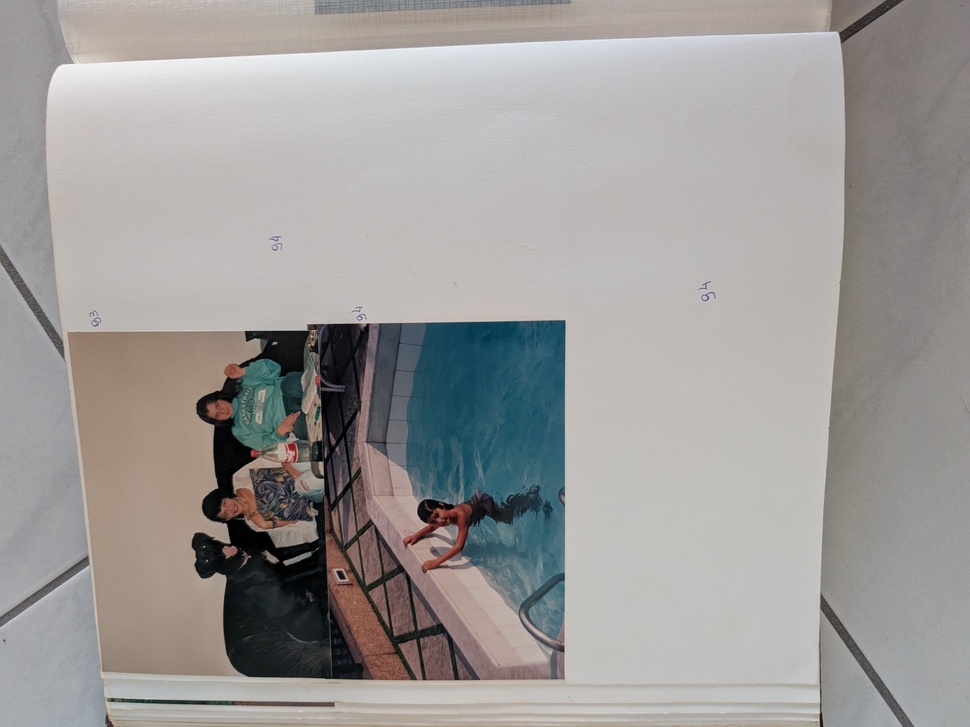
#> input picture data/golden_fixtures/page_03.jpg, 970 x 727 px, shrunk from 2560 x 1920 before the run
$ python -i enhancement.py   (imports and definitions only)   (older library calls are emulated)
#> lines starting #> are read from the running program, lines starting #| are printed output that depends on the picture; after the words box and inside, x2 and y2 are one past the last pixel; in counts of white or black regions, pixels touching at a corner belong together
import cv2
import numpy as np


# [17 lines left out: function prepare_for_cutout, not called in this run]


def recover_flash_highlights(image: np.ndarray) -> tuple[np.ndarray, dict]:
    blown_mask = cv2.inRange(image, np.array([250, 250, 250], dtype=np.uint8), np.array([255, 255, 255], dtype=np.uint8))
    blown_pixels = int(cv2.countNonZero(blown_mask))
    if blown_pixels == 0:
        return image.copy(), {"flash_recovery": False, "blown_pixels": 0}
    kernel = cv2.getStructuringElement(cv2.MORPH_ELLIPSE, (5, 5))
    mask = cv2.dilate(blown_mask, kernel, iterations=1)
    recovered = cv2.inpaint(image, mask, 3, cv2.INPAINT_TELEA)
    return recovered, {"flash_recovery": True, "blown_pixels": blown_pixels, "method": "telea_inpaint"}


def reduce_fold_shadows(image: np.ndarray) -> tuple[np.ndarray, dict]:
    gray = cv2.cvtColor(image, cv2.COLOR_BGR2GRAY)
    gradient_x = cv2.Sobel(gray, cv2.CV_32F, 1, 0, ksize=5)
    gradient_y = cv2.Sobel(gray, cv2.CV_32F, 0, 1, ksize=5)
    gradient = cv2.magnitude(gradient_x, gradient_y)
    threshold = float(np.percentile(gradient, 95))
    fold_mask = (gradient > threshold).astype(np.uint8) * 255
    fold_pixels = int(cv2.countNonZero(fold_mask))
    if fold_pixels == 0:
        return image.copy(), {"fold_removal": False, "fold_pixels": 0}

    blur_layer = cv2.GaussianBlur(image, (25, 25), 0)
    texture = cv2.subtract(image, blur_layer)
    smooth_blur = cv2.GaussianBlur(blur_layer, (25, 25), 0)
    mask_3 = cv2.cvtColor(cv2.GaussianBlur(fold_mask, (15, 15), 0), cv2.COLOR_GRAY2BGR).astype(np.float32) / 255.0
    blended_blur = (smooth_blur.astype(np.float32) * mask_3) + (blur_layer.astype(np.float32) * (1 - mask_3))
    recombined = cv2.add(np.clip(blended_blur, 0, 255).astype(np.uint8), texture)
    return recombined, {"fold_removal": True, "fold_pixels": fold_pixels, "method": "frequency_separation"}


def enhance_photo(image: np.ndarray) -> tuple[np.ndarray, dict]:
    recovered, flash_metadata = recover_flash_highlights(image)
    reduced, fold_metadata = reduce_fold_shadows(recovered)
    return reduced, {**flash_metadata, **fold_metadata}

>>> import cv2
>>> picture = cv2.imread('../../../data/golden_fixtures/page_03.jpg')
#> picture is the input picture: shape (727, 970, 3); mean B, G, R 153.6, 155.3, 157.8
>>> result = enhance_photo(picture)
#> in recover_flash_highlights, `blown_mask = cv2.inRange(image, np.array([250, 250, 250], dtype=np.uin..`:
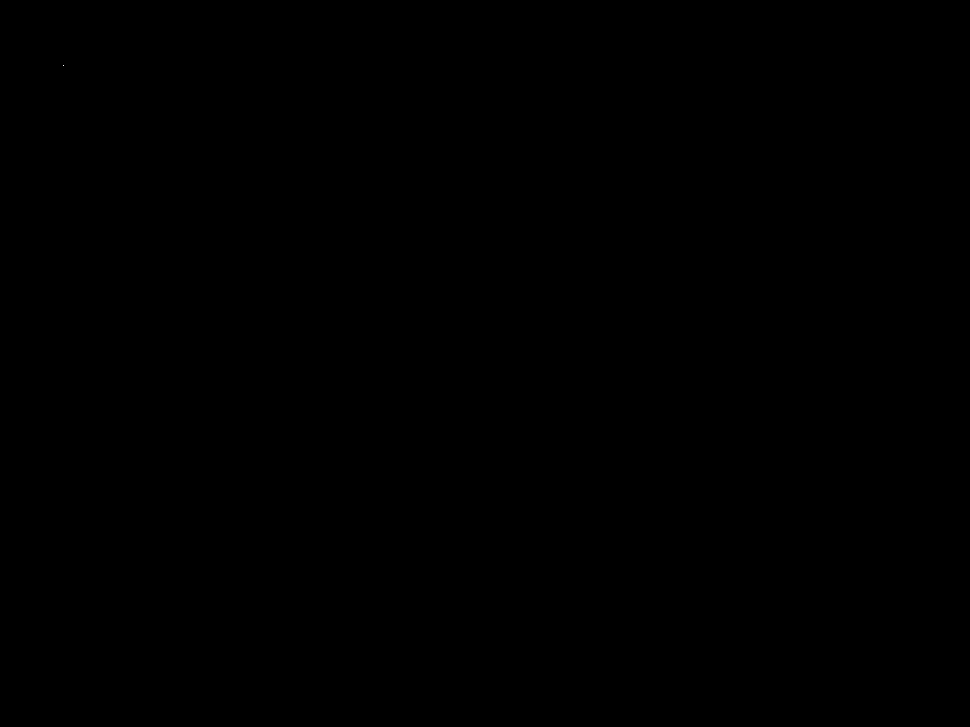
#> blown_mask: shape (727, 970); 0% white in thin lines or dots, all inside (x1, y1, x2, y2) = (63, 65, 64, 66)
#> in recover_flash_highlights, `blown_pixels = int(cv2.countNonZero(blown_mask))`: blown_pixels = 1
#> in enhance_photo, `recovered, flash_metadata = recover_flash_highlights(image)`: flash_metadata = {'flash_recovery': True, 'blown_pixels': 1, 'method': 'telea_inpaint'}
#> in reduce_fold_shadows, `gradient_y = cv2.Sobel(gray, cv2.CV_32F, 0, 1, ksize=5)`:
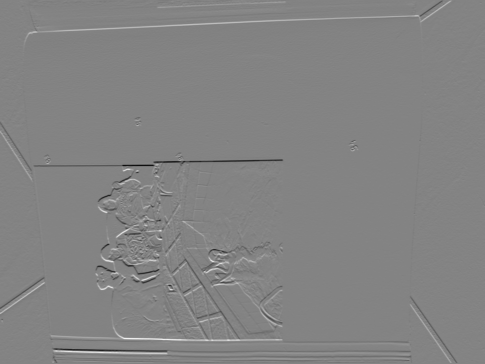
#> gradient_y: shape (727, 970) float32 (shown at 1/2 size); min -8306, max 7811, mean 1.1; drawn with min black and max white
#> in reduce_fold_shadows, `gradient = cv2.magnitude(gradient_x, gradient_y)`:
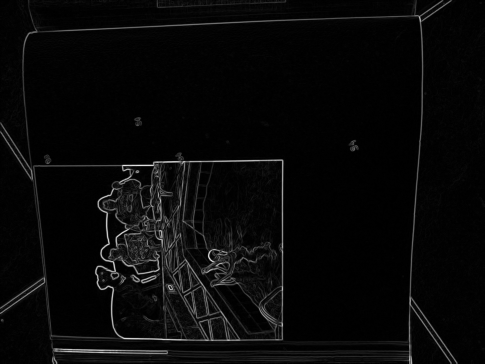
#> gradient: shape (727, 970) float32 (shown at 1/2 size); min 0, max 8306.4, mean 284; drawn with min black and max white
#> in reduce_fold_shadows, `threshold = float(np.percentile(gradient, 95))`: threshold = 1445.9
#> in reduce_fold_shadows, `fold_mask = (gradient > threshold).astype(np.uint8) * 255`:
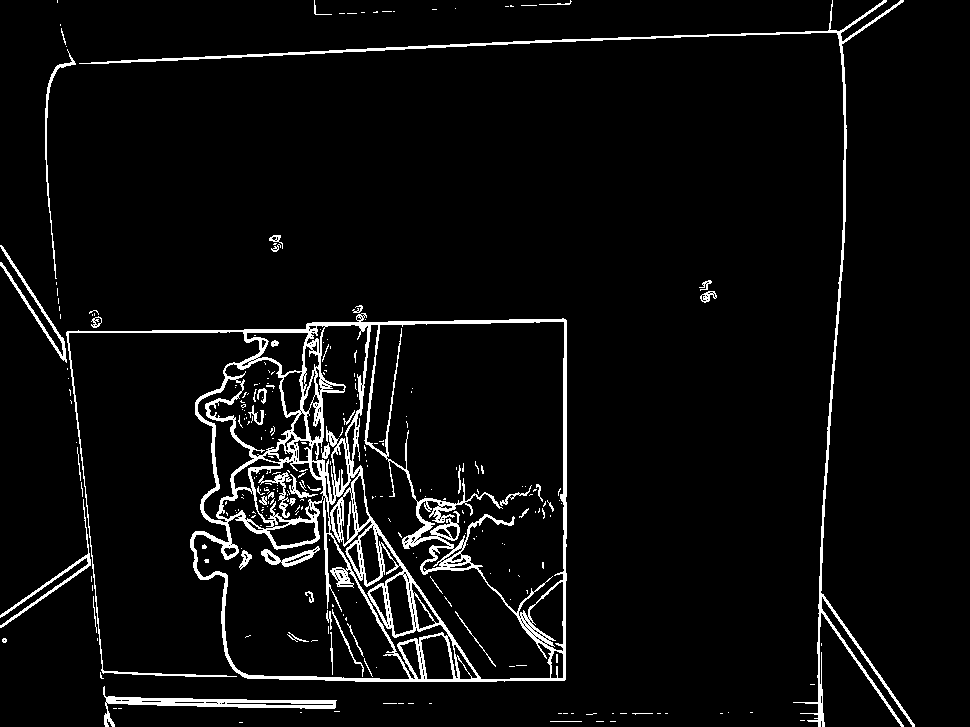
#> fold_mask: shape (727, 970); 5% white; 271 white regions (221 under 20 px), largest, box (x1, y1, x2, y2) and area: (66, 313, 567, 682) 22165, (79, 0, 915, 727) 5318, (103, 686, 337, 727) 1770
#> in reduce_fold_shadows, `fold_pixels = int(cv2.countNonZero(fold_mask))`: fold_pixels = 35260
#> in reduce_fold_shadows, `mask_3 = cv2.cvtColor(cv2.GaussianBlur(fold_mask, (15, 15), 0), cv2.CO..`:
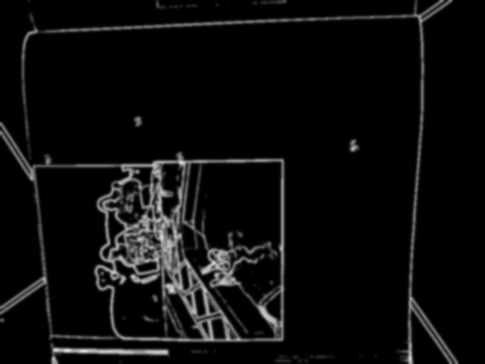
#> mask_3: shape (727, 970, 3) float32 (shown at 1/2 size); min 0, max 0.875, mean 0.05
#> in reduce_fold_shadows, `recombined = cv2.add(np.clip(blended_blur, 0, 255).astype(np.uint8), t..`:
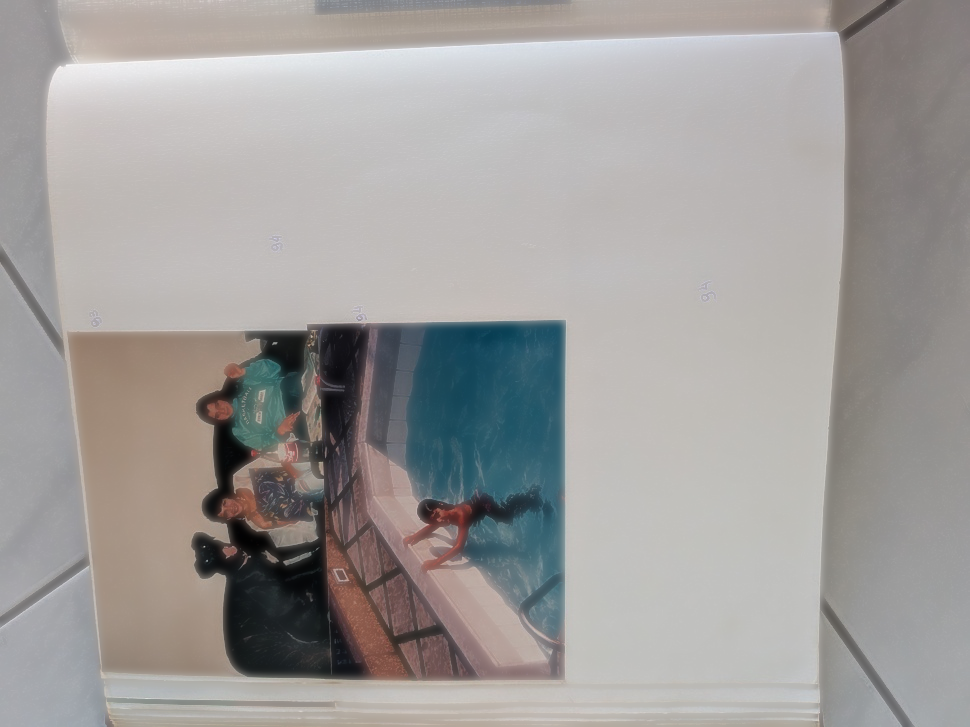
#> recombined: shape (727, 970, 3); mean B, G, R 155.9, 157.5, 160.2
#> in enhance_photo, `reduced, fold_metadata = reduce_fold_shadows(recovered)`: fold_metadata = {'fold_removal': True, 'fold_pixels': 35260, 'method': 'frequency_separation'}

$ run again, on data/golden_fixtures/page_12.jpg
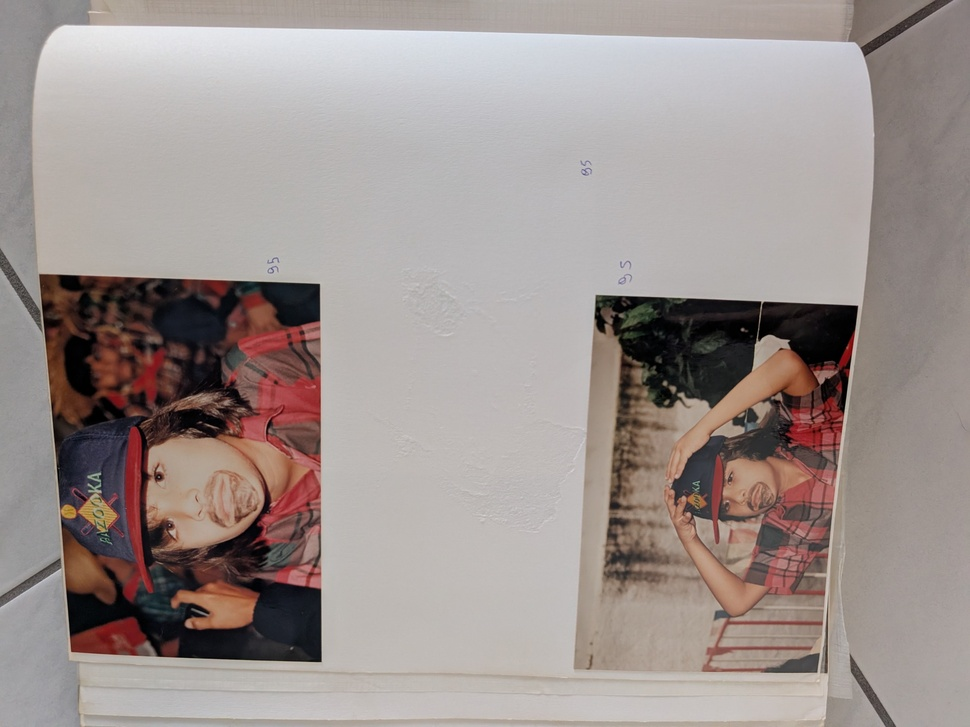
#> input picture data/golden_fixtures/page_12.jpg, 970 x 727 px, shrunk from 2560 x 1920 before the run
#> picture is the input picture: shape (727, 970, 3); mean B, G, R 143.7, 146.9, 157.4
#> blown_mask: shape (727, 970); every value is 0
#> blown_pixels = 0
#> flash_metadata = {'flash_recovery': False, 'blown_pixels': 0}
#> threshold = 1614.5
#> in reduce_fold_shadows, `fold_mask = (gradient > threshold).astype(np.uint8) * 255`:
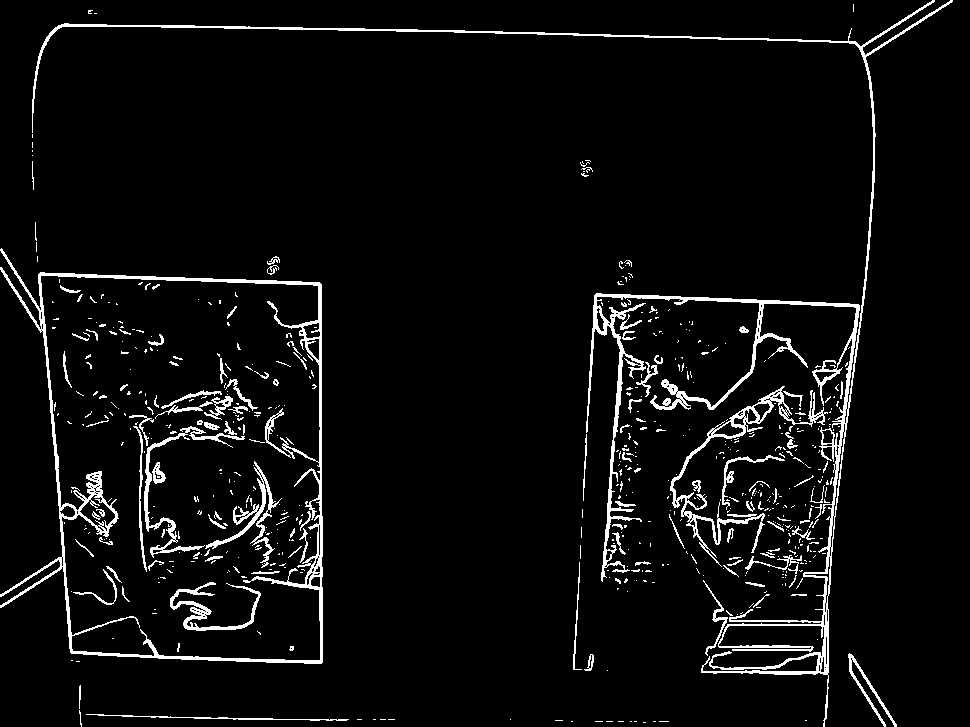
#> fold_mask: shape (727, 970); 5% white in thin lines or dots
#> fold_pixels = 35260
#> in reduce_fold_shadows, `recombined = cv2.add(np.clip(blended_blur, 0, 255).astype(np.uint8), t..`:
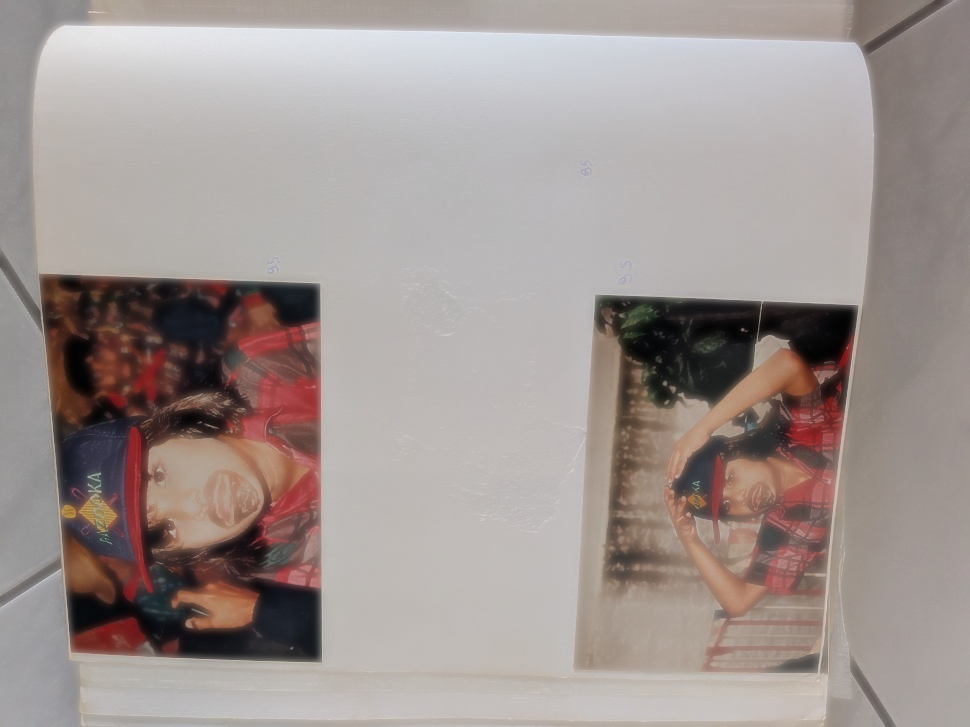
#> recombined: shape (727, 970, 3); mean B, G, R 146.1, 149.5, 160.1
#> fold_metadata = {'fold_removal': True, 'fold_pixels': 35260, 'method': 'frequency_separation'}

$ run again, on data/golden_fixtures/page_19.jpg
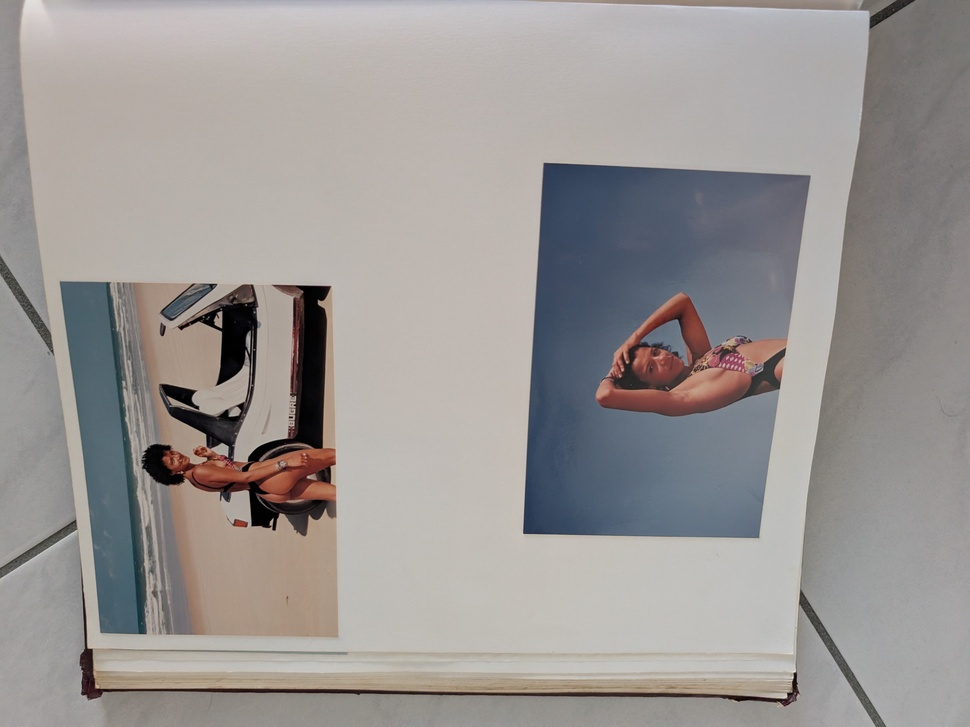
#> input picture data/golden_fixtures/page_19.jpg, 970 x 727 px, shrunk from 2560 x 1920 before the run
#> picture is the input picture: shape (727, 970, 3); mean B, G, R 148.4, 150.5, 154.6
#> blown_mask: shape (727, 970); every value is 0
#> blown_pixels = 0
#> flash_metadata = {'flash_recovery': False, 'blown_pixels': 0}
#> threshold = 1477.3
#> in reduce_fold_shadows, `fold_mask = (gradient > threshold).astype(np.uint8) * 255`:
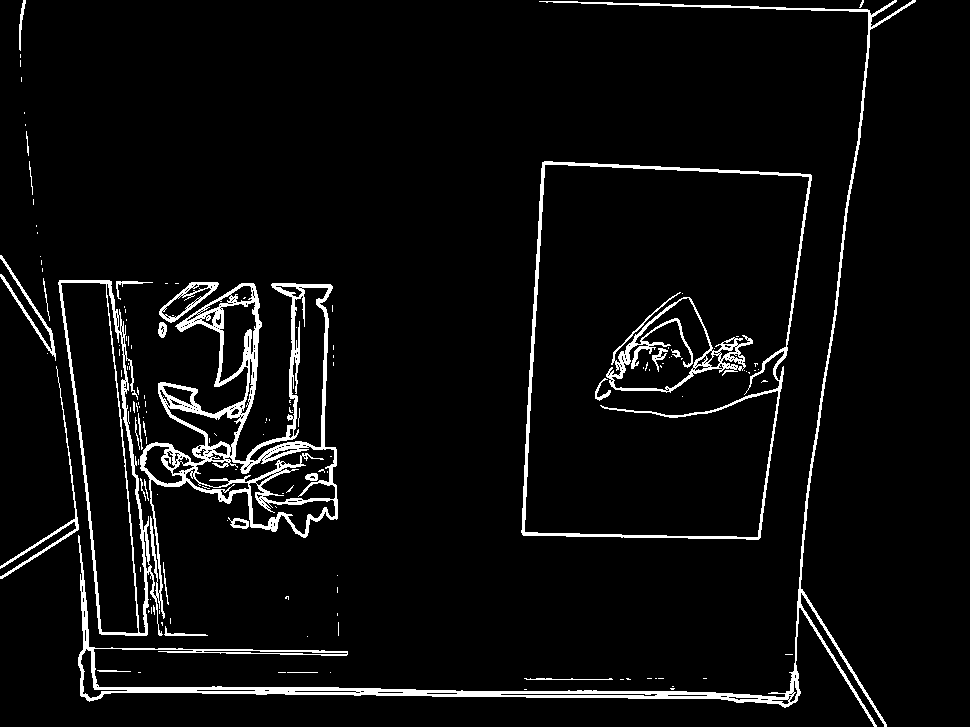
#> fold_mask: shape (727, 970); 5% white; 141 white regions (112 under 20 px), largest, box (x1, y1, x2, y2) and area: (58, 280, 338, 636) 14351, (78, 0, 916, 727) 9968, (521, 161, 812, 540) 4465
#> fold_pixels = 35260
#> in reduce_fold_shadows, `recombined = cv2.add(np.clip(blended_blur, 0, 255).astype(np.uint8), t..`:
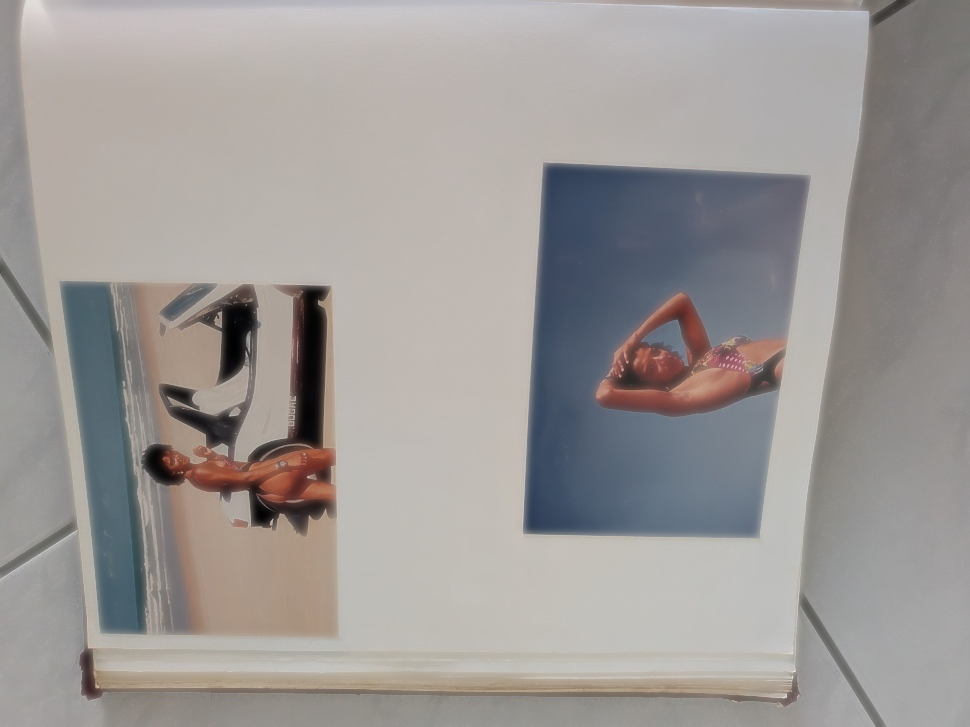
#> recombined: shape (727, 970, 3); mean B, G, R 150.7, 152.8, 157
#> fold_metadata = {'fold_removal': True, 'fold_pixels': 35260, 'method': 'frequency_separation'}
